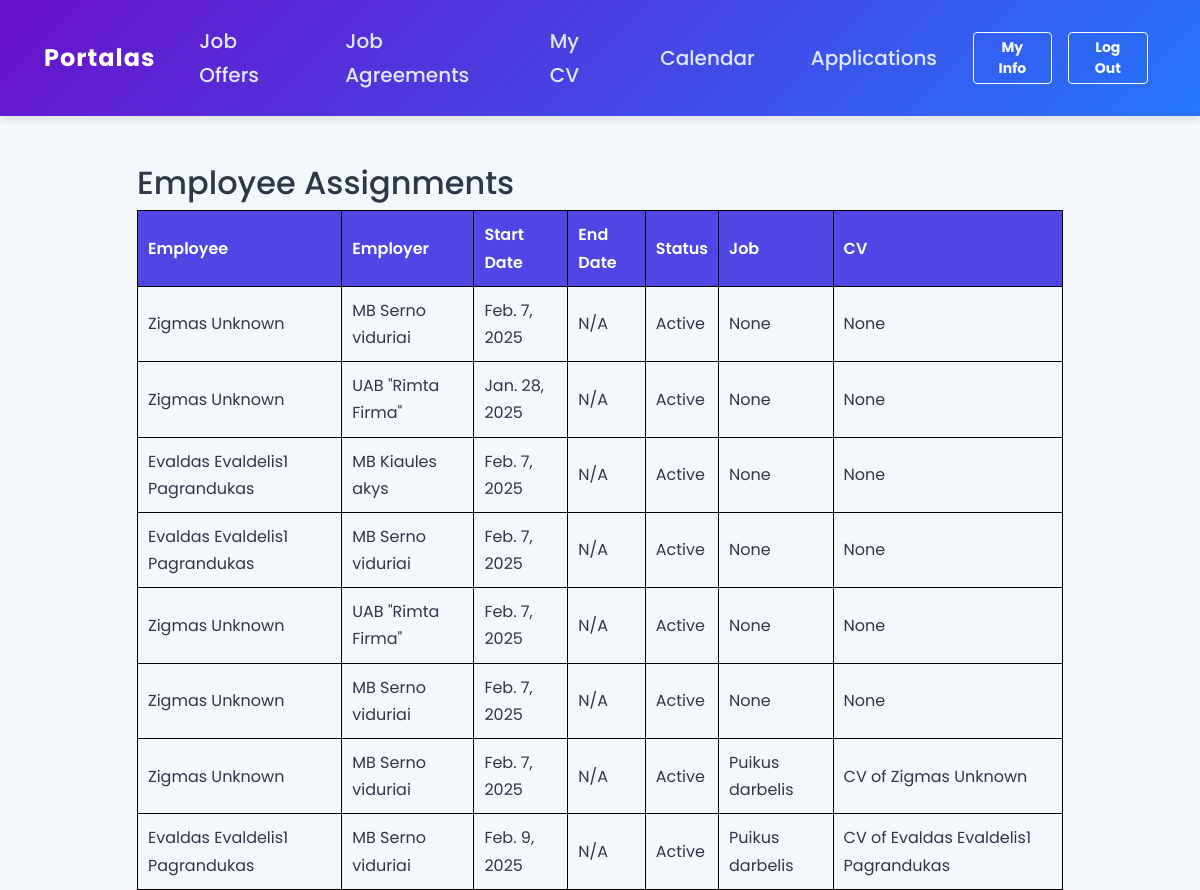
The app's page /eor/assignments/ (signed in) with its own data.
### eor/models.py (models this page shows, shortened)
class EmployeeAssignment(models.Model):
    employer = models.ForeignKey(Employer, on_delete=models.CASCADE)
    employee = models.ForeignKey(Employee, on_delete=models.CASCADE)
    job_post = models.ForeignKey(JobPost,null=True, blank=True, on_delete=models.CASCADE)  # Track the job post
    cv = models.ForeignKey(CV,null=True, blank=True,on_delete=models.CASCADE)
    start_date = models.DateField(auto_now_add=True)
    end_date = models.DateField(null=True, blank=True)
    status = models.CharField(
        max_length=50,
        choices=[('active', 'Active'), ('completed', 'Completed')],
        default='active'
    )

### employee/models.py (models this page shows)
class Employee(models.Model):
    user = models.OneToOneField(User, on_delete=models.CASCADE)  # Link to User
    employee_name = models.CharField(max_length=255)
    employee_surname = models.CharField(max_length=255, blank=True, null=True,default="Unknown")  # New field
    email = models.EmailField()
    citizenship = models.CharField(max_length=100, blank=True, null=True, default="Unknown")  # New field
    national_id = models.IntegerField( blank=True, null=True, unique=True)
    receive_special_offers = models.BooleanField(default=False,)  # New field
    phone_number = models.CharField(max_length=20, blank=True, null=True, default="Unknown")  # New field
    '''banko saskaita, gyvenamosios vietos adresas, artimo zmogaus kontaktai (tel nr) '''
    is_email_verified = models.BooleanField(default=False)
    def __str__(self):
        return f"{self.employee_name} {self.employee_surname or ''}"

class CV(models.Model):
    employee = models.OneToOneField(Employee, on_delete=models.CASCADE)  # Ensures one CV per employee
    education = models.TextField()
    experience = models.TextField()
    skills = models.TextField()
    created_at = models.DateTimeField(auto_now_add=True)
    name_surname = models.CharField(max_length=255, verbose_name="NAME, SURNAME")
    date_and_place_of_birth = models.CharField(max_length=255, verbose_name="DATE AND PLACE OF BIRTH")
    place_of_residence = models.CharField(max_length=255, verbose_name="PLACE OF RESIDENCE")
    contacts = models.CharField(max_length=255, verbose_name="CONTACTS")
    languages = models.TextField(verbose_name="LANGUAGES")
    civil_status = models.CharField(max_length=255, verbose_name="CIVIL STATUS")
    professional_experience = models.TextField(verbose_name="PROFESSIONAL EXPERIENCE")
    other_relevant_information = models.TextField(verbose_name="OTHER RELEVANT INFORMATION")
    characteristics = models.TextField(verbose_name="CHARACTERISTICS")
    hobby = models.TextField(verbose_name="HOBBY")
    attachment = models.FileField(upload_to='cv_attachments/', blank=True, null=True, verbose_name="Attachment")
    applications = models.ManyToManyField("employer.JobPost", through="JobApplication", blank=True)
    """Dominancios darbo vietos """
    def __str__(self):
        return f"CV of {self.employee}"

### employer/models.py (models this page shows, shortened)
class Employer(models.Model):
    user = models.OneToOneField(User, on_delete=models.CASCADE)  # Link to User
    company_name = models.CharField(max_length=255, verbose_name="Įmonės pavadinimas")
    contact_name = models.CharField(max_length=255, verbose_name="Kontaktinis asmuo")
    email = models.EmailField(unique=True, verbose_name="El. paštas")
    phone_number = models.CharField(max_length=20, verbose_name="Telefono numeris")
    created_at = models.DateTimeField(auto_now_add=True, verbose_name="Sukurta")
    updated_at = models.DateTimeField(auto_now=True, verbose_name="Atnaujinta")
    is_active = models.BooleanField(default=False, verbose_name="Aktyvus")  # Aktyvuojama po el. pašto patvirtinimo
    logo = models.ImageField(blank=True, null=True, upload_to='employer_logos/')
    has_agreement = models.BooleanField(default=False, verbose_name="Sutartis")
    '''
    Įmonės registracija:
    Trumpas veiklos aprašymas
    Registro numeris
    PVM numeris
    Buveinės adresas
    Telefonas
    El.paštas
    Administratoriaus vardas pavardė (tik jis gali pridėt kitus vartotojus prie įmonės)
    Telefonas
    El paštas
    Sąskaitų siuntimo el paštas + apskaitos telefonas
    '''
    def __str__(self):
        return self.company_name
    class Meta:
        verbose_name = "Employer"
        verbose_name_plural = "Employers"
        ordering = ['-created_at']

class JobPost(models.Model):
    EUROPEAN_COUNTRIES = [
        ('Albania', 'Albania'),
        ('Andorra', 'Andorra'),
        ('Austria', 'Austria'),
        ('Belarus', 'Belarus'),
        ('Belgium', 'Belgium'),
        ('Bosnia and Herzegovina', 'Bosnia and Herzegovina'),
        ('Bulgaria', 'Bulgaria'),
        ('Croatia', 'Croatia'),
        ('Cyprus', 'Cyprus'),
        ('Czech Republic', 'Czech Republic'),
        ('Denmark', 'Denmark'),
        ('Estonia', 'Estonia'),
        ('Finland', 'Finland'),
        ('France', 'France'),
        ('Germany', 'Germany'),
        ('Greece', 'Greece'),
        ('Hungary', 'Hungary'),
        ('Iceland', 'Iceland'),
        ('Ireland', 'Ireland'),
        ('Italy', 'Italy'),
        ('Kosovo', 'Kosovo'),
        ('Latvia', 'Latvia'),
        ('Liechtenstein', 'Liechtenstein'),
        ('Lithuania', 'Lithuania'),
        ('Luxembourg', 'Luxembourg'),
        ('Malta', 'Malta'),
        ('Moldova', 'Moldova'),
        ('Monaco', 'Monaco'),
        ('Montenegro', 'Montenegro'),
        ('Netherlands', 'Netherlands'),
        ('North Macedonia', 'North Macedonia'),
        ('Norway', 'Norway'),
        ('Poland', 'Poland'),
        ('Portugal', 'Portugal'),
        ('Romania', 'Romania'),
        ('San Marino', 'San Marino'),
        ('Serbia', 'Serbia'),
        ('Slovakia', 'Slovakia'),
        ('Slovenia', 'Slovenia'),
        ('Spain', 'Spain'),
        ('Sweden', 'Sweden'),
        ('Switzerland', 'Switzerland'),
        ('Ukraine', 'Ukraine'),
        ('United Kingdom', 'United Kingdom'),
        ('Vatican City', 'Vatican City'),
    ]
    employer = models.ForeignKey(Employer, on_delete=models.CASCADE)
    title = models.CharField(max_length=255)
    description = models.TextField()
    location = models.CharField(max_length=255, choices=EUROPEAN_COUNTRIES)
    salary_range = models.CharField(max_length=100)
    created_at = models.DateTimeField(auto_now_add=True)
    def __str__(self):
        return self.title

### eor/views.py (the view)
# urls.py: path('assignments/', views.employee_assignment_list, name='employee_assignment_list'),
def employee_assignment_list(request):
    assignments = EmployeeAssignment.objects.all()
    return render(request, 'eor/employee_assignment_list.html', {'assignments': assignments})

### employee/context_processors.py (called while the page is built)
def base_template(request):
    if request.user.is_authenticated:
        if hasattr(request.user, 'employee'):
            return {'base_template': 'base_employee.html'}
        elif hasattr(request.user, 'employer'):
            return {'base_template': 'base_employer.html'}
    return {'base_template': 'base.html'}

### eor/templates/eor/employee_assignment_list.html (shortened to what this page needs)
{% extends base_template %}
{% block content %}
</head>
<body>
    <h2>Employee Assignments</h2>
    <table>
        <thead>
            <tr>
                <th>Employee</th>
                <th>Employer</th>
                <th>Start Date</th>
                <th>End Date</th>
                <th>Status</th>
                <th>Job</th>
                <th>CV</th>
            </tr>
        </thead>
        <tbody>
            {% for assignment in assignments %}
                <tr>
                    <td>{{ assignment.employee }}</td>
                    <td>{{ assignment.employer }}</td>
                    <td>{{ assignment.start_date }}</td>
                    <td>{{ assignment.end_date|default:"N/A" }}</td>
                    <td>{{ assignment.get_status_display }}</td>
                    <td>{{ assignment.job_post }}</td>
                    <td>{{ assignment.cv }}</td>
                </tr>
            {% empty %}
                <tr>
                    <td colspan="5">No assignments found.</td>
                </tr>
            {% endfor %}
        </tbody>
    </table>
{% endblock %}

### static/css/styles.css (style rules this page uses)
body { font-family: 'Poppins', sans-serif; margin: 0; padding: 0; background-color: #f4f7fc; color: #2d3748; line-height: 1.7; }
table th { background-color: #4f46e5; color: #fff; font-weight: 600; }

### eor/templates/eor/employee_assignment_list.html (style rules this page uses)
table { width: 100%; border-collapse: collapse; }
table, th, td { border: 1px solid black; }
th, td { padding: 10px; text-align: left; }
th { background-color: #f4f4f4; }

### records on screen
EmployeeAssignment: employee "Zigmas Unknown", employer "MB Serno viduriai", start_date "Feb. 7, 2025", end_date "N/A", status "Active", job_post "None", cv "None"
EmployeeAssignment: employee "Zigmas Unknown", employer "UAB \"Rimta Firma\"", start_date "Jan. 28, 2025", end_date "N/A", status "Active", job_post "None", cv "None"
EmployeeAssignment: employee "Evaldas Evaldelis1 Pagrandukas", employer "MB Kiaules akys", start_date "Feb. 7, 2025", end_date "N/A", status "Active", job_post "None", cv "None"
EmployeeAssignment: employee "Evaldas Evaldelis1 Pagrandukas", employer "MB Serno viduriai", start_date "Feb. 7, 2025", end_date "N/A", status "Active", job_post "None", cv "None"
EmployeeAssignment: employee "Zigmas Unknown", employer "UAB \"Rimta Firma\"", start_date "Feb. 7, 2025", end_date "N/A", status "Active", job_post "None", cv "None"
EmployeeAssignment: employee "Zigmas Unknown", employer "MB Serno viduriai", start_date "Feb. 7, 2025", end_date "N/A", status "Active", job_post "None", cv "None"
EmployeeAssignment: employee "Zigmas Unknown", employer "MB Serno viduriai", start_date "Feb. 7, 2025", end_date "N/A", status "Active", job_post "Puikus darbelis", cv "CV of Zigmas Unknown"
EmployeeAssignment: employee "Evaldas Evaldelis1 Pagrandukas", employer "MB Serno viduriai", start_date "Feb. 9, 2025", end_date "N/A", status "Active", job_post "Puikus darbelis", cv "CV of Evaldas Evaldelis1 Pagrandukas"
